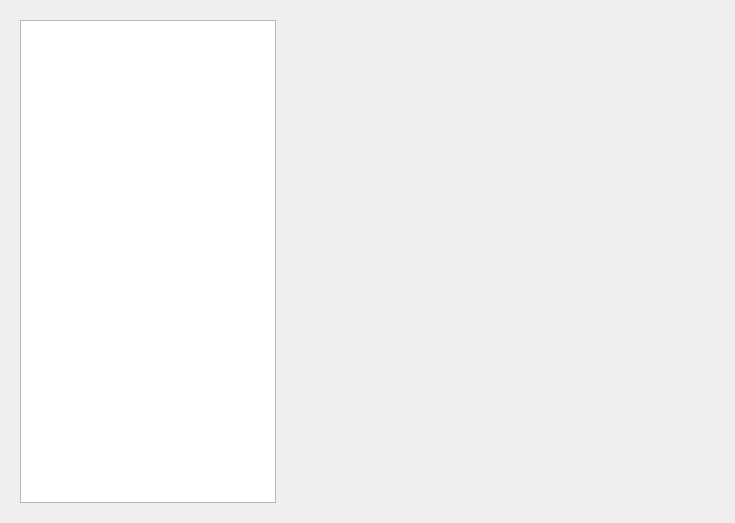
<?xml version="1.0" encoding="UTF-8"?>
<ui version="4.0">
 <class>ImageBrowser</class>
 <widget class="QWidget" name="ImageBrowser">
  <property name="geometry">
   <rect>
    <x>0</x>
    <y>0</y>
    <width>735</width>
    <height>523</height>
   </rect>
  </property>
  <property name="windowTitle">
   <string>Form</string>
  </property>
  <layout class="QFormLayout" name="formLayout_2">
   <item row="0" column="0">
    <widget class="QWidget" name="widget" native="true">
     <property name="sizePolicy">
      <sizepolicy hsizetype="Expanding" vsizetype="Expanding">
       <horstretch>0</horstretch>
       <verstretch>0</verstretch>
      </sizepolicy>
     </property>
     <property name="autoFillBackground">
      <bool>true</bool>
     </property>
     <layout class="QFormLayout" name="formLayout">
      <item row="0" column="0">
       <widget class="QTreeView" name="imageLists">
        <property name="sizePolicy">
         <sizepolicy hsizetype="Preferred" vsizetype="Expanding">
          <horstretch>0</horstretch>
          <verstretch>0</verstretch>
         </sizepolicy>
        </property>
       </widget>
      </item>
     </layout>
    </widget>
   </item>
   <item row="0" column="1">
    <widget class="QLabel" name="imageViewer">
     <property name="sizePolicy">
      <sizepolicy hsizetype="Expanding" vsizetype="Expanding">
       <horstretch>0</horstretch>
       <verstretch>0</verstretch>
      </sizepolicy>
     </property>
     <property name="text">
      <string/>
     </property>
    </widget>
   </item>
  </layout>
 </widget>
 <resources/>
 <connections/>
</ui>
